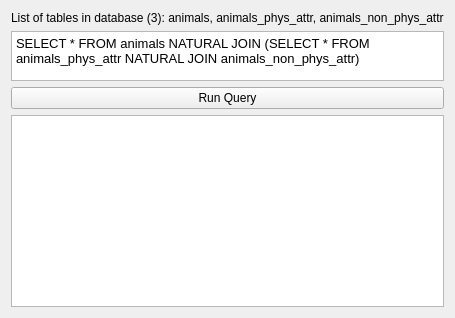
      <widget class="QWidget" name="QueryDatabasePage">
       <layout class="QVBoxLayout" name="verticalLayout_2">
        <item>
         <widget class="QLabel" name="label">
          <property name="text">
           <string>List of tables in database (3): animals, animals_phys_attr, animals_non_phys_attr</string>
          </property>
         </widget>
        </item>
        <item>
         <widget class="QTextEdit" name="textEdit">
          <property name="maximumSize">
           <size>
            <width>16777215</width>
            <height>50</height>
           </size>
          </property>
          <property name="html">
           <string>&lt;!DOCTYPE HTML PUBLIC &quot;-//W3C//DTD HTML 4.0//EN&quot; &quot;http://www.w3.org/TR/REC-html40/strict.dtd&quot;&gt;
&lt;html&gt;&lt;head&gt;&lt;meta name=&quot;qrichtext&quot; content=&quot;1&quot; /&gt;&lt;style type=&quot;text/css&quot;&gt;
p, li { white-space: pre-wrap; }
&lt;/style&gt;&lt;/head&gt;&lt;body style=&quot; font-family:'Sans'; font-size:10pt; font-weight:400; font-style:normal;&quot;&gt;
&lt;p style=&quot; margin-top:0px; margin-bottom:0px; margin-left:0px; margin-right:0px; -qt-block-indent:0; text-indent:0px;&quot;&gt;SELECT * FROM animals NATURAL JOIN (SELECT * FROM animals_phys_attr NATURAL JOIN animals_non_phys_attr)&lt;/p&gt;&lt;/body&gt;&lt;/html&gt;</string>
          </property>
         </widget>
        </item>
        <item>
         <widget class="QPushButton" name="runQueryButton">
          <property name="text">
           <string>Run Query</string>
          </property>
         </widget>
        </item>
        <item>
         <widget class="QTextEdit" name="textEdit_2"/>
        </item>
       </layout>
      </widget>
